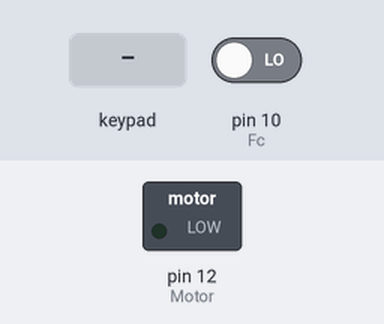
Recording of a sketch running on a simulated Arduino Uno, built with avr-gcc and run on an emulated ATmega328P. Parts: switched loads named in the sketch (green lamp = pin HIGH). The inputs (shaded band) are chosen by the test bench; at power-on: pin 10 (Fc) LOW.

Above: at 1.2 s.
1.3 s: key '1' pressed
At 2.5 s:
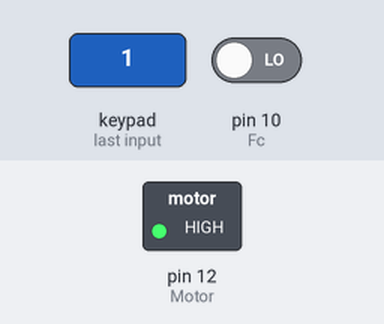
2.8 s: pin 10 (Fc) driven HIGH
At 3.9 s:
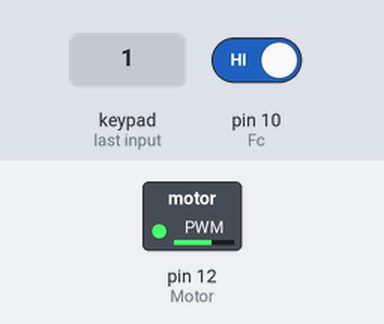
4.3 s: pin 10 (Fc) driven LOW
At 4.6 s:
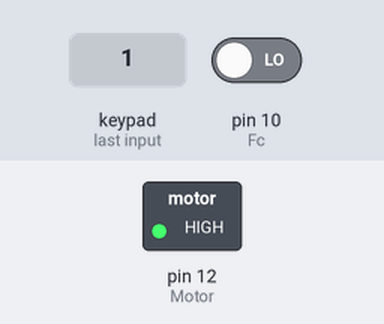
Timing chart, 0 to 7.3 s (numbered marks = the images above; inputs shaded):
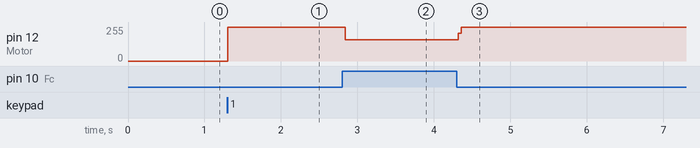

The sketch:

automatic-parking-garage.ino
```cpp
/*
the machine introduces a free slot at the entree , when ever a car is parked in , it moves with '1' pass this adds 1 to every pos[]
meaning that we can keep track of it
should install keypad library
pos[number of the slot] = position in the whole system
*/
//*********************************************************************************
#include<Keypad.h>
//*********************************************************************************
#define Fc 10              //home_switch feedbackPin
#define Motor 12            //Pin that closes the motor circuit (controles the relay)
/************** KEYPAD ************/
const byte ROWS = 4 ;
const byte COLS = 3 ;
char keys[ROWS][COLS]{
  {'1' , '2' , '3'},
  {'4' , '5' , '6'},
  {'7' , '8' , '9'},
  {'*' , '0' , '#'}
  };
byte rowPins[ROWS] = { 5 , 4 , 3 , 2 };
byte colPins[COLS] = { 8 , 7 , 6 };

Keypad keypad = Keypad ( makeKeymap(keys) , rowPins , colPins , ROWS , COLS ) ;

/*********************************/
int done1=1;
int done=0;
int i;
int slot ;
int car_slot ;
int cars_total_number;
int pos[6] = { 1 , 2 , 3 , 4 , 5 , 6 } ;

///////////////////////////////////////////////////////////////////////////////////////////////////////////////
void setup() {
  Serial.begin(9600);
  pinMode(Fc,INPUT);
  pinMode(Motor,OUTPUT);
  attachInterrupt(Fc,pass,RISING);
}
//+++++++++++++++++++++++++++++++++++++++++++++++++++++++++++++++++++++++++++++++++++++++++++++++++++++++++++
void loop(){
  if (cars_total_number <6){
    //open_door();
 char commande = keypad.getKey();
if(commande){
  if ( commande == '0' ){ one_pass(); cars_total_number = cars_total_number + 1;  /*give_slot_number();*/}
  if ( commande == '1' || commande == '2' || commande == '3' || commande == '4' || commande == '5' || commande == '6' ){get_car(commande); cars_total_number = cars_total_number - 1; }
  //sometimes the get_car() function does not work properly depending on the hardware used( one_pass() should always work !!)
}
}
else{
  //close_door();
  Serial.print("garage is full!");
  }
}
//+++++++++++++++++++++++++++++++++++++++++++++++++++++++++++++++++++++++++++++++++++++++++++++++++++++++++++

void motor_on(){    //close circuit
  digitalWrite(Motor,HIGH);
}
//////////////////////////////////////////////////////////////////////////////////////////////////////////////

void motor_off(){   //open circuit
  digitalWrite(Motor,LOW);
}
//////////////////////////////////////////////////////////////////////////////////////////////////////////////
void one_pass(){                     //this function moves the car with '1' pass
  done = 0;
  while(!done){
      motor_on();
      done = digitalRead(Fc);
      //Serial.println(done);
  }
  done = 0;
  motor_off();
}
//////////////////////////////////////////////////////////////////////////////////////////////////////////////
void get_car(int slot){
  done1 = 1 ;
  while(done1){
  one_pass();
  if( pos[slot] == 1 ) {done1 = 0;}
}
}
//////////////////////////////////////////////////////////////////////////////////////////////////////////////
void pass() { //interruption function for the Fc

  for(i = 0 ;i <= 5 ;i++){
     pos[i] += 1 ;
     if(pos[i] > 6){ pos[i] = 1 ;}
}
i = 0 ;
}
/////////////////////////////////////////////////////////////////////////////////////////////////////////////
int give_slot_number(){
  for(i = 0 ; i <= 5 ; i++){
    if (pos[i] == 1) { car_slot = i ; }
  }
i = 0 ;
//Display_car_slot_number(); //should be added later!
}
////////////////////////////////////////////////////////////////////////////////////////////////////////////
// close_door(); //should be added later !
// open_door(); //should be added later !
```

Measured:
- after the input at 1.3 s, pin 12 (Motor): 0/255 → 255/255 at once
- after the input at 2.8 s, pin 12 (Motor): 255/255 → 159/255 at once
- after the input at 4.3 s, pin 12 (Motor): 159/255 → 255/255 at once
